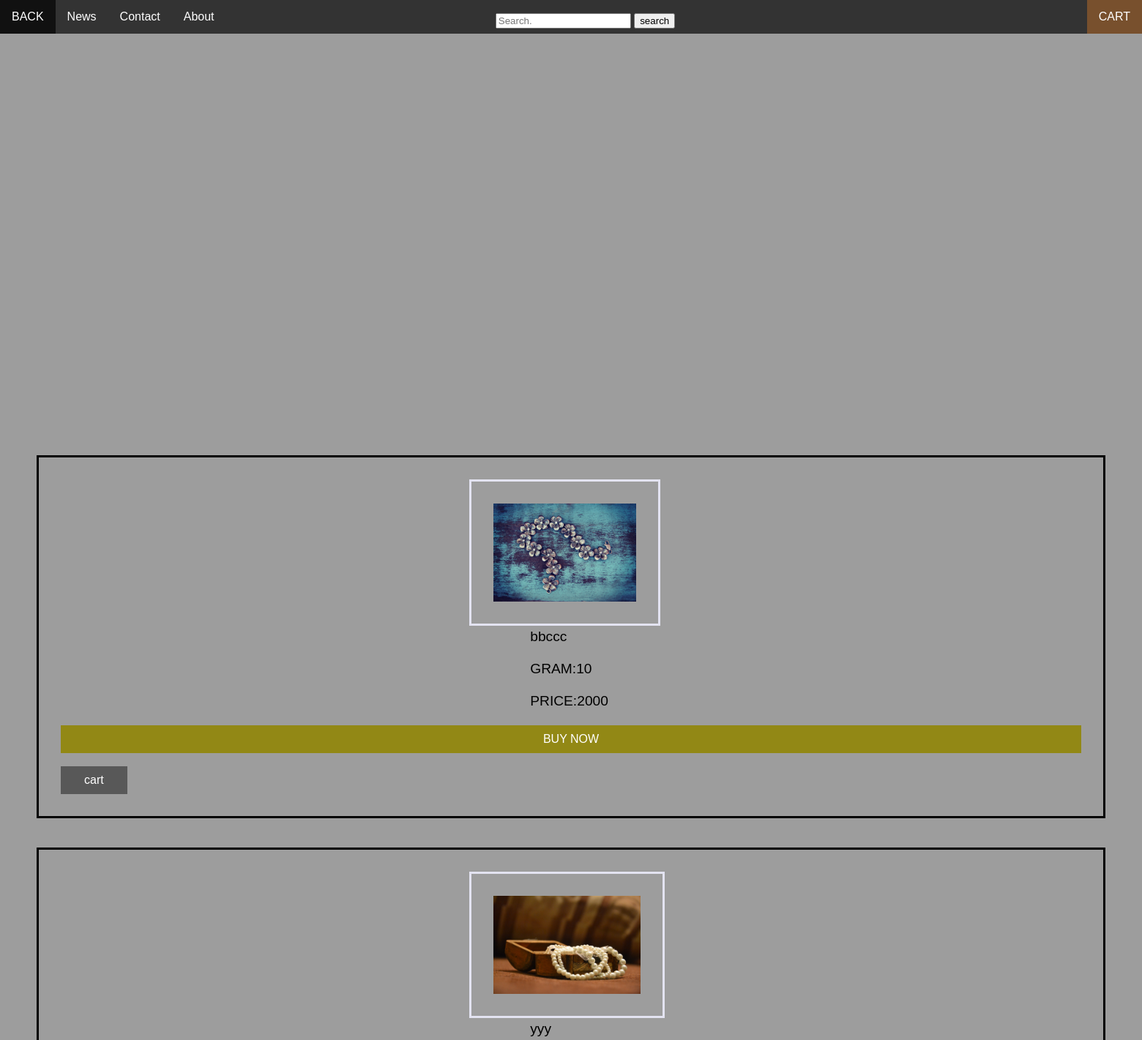
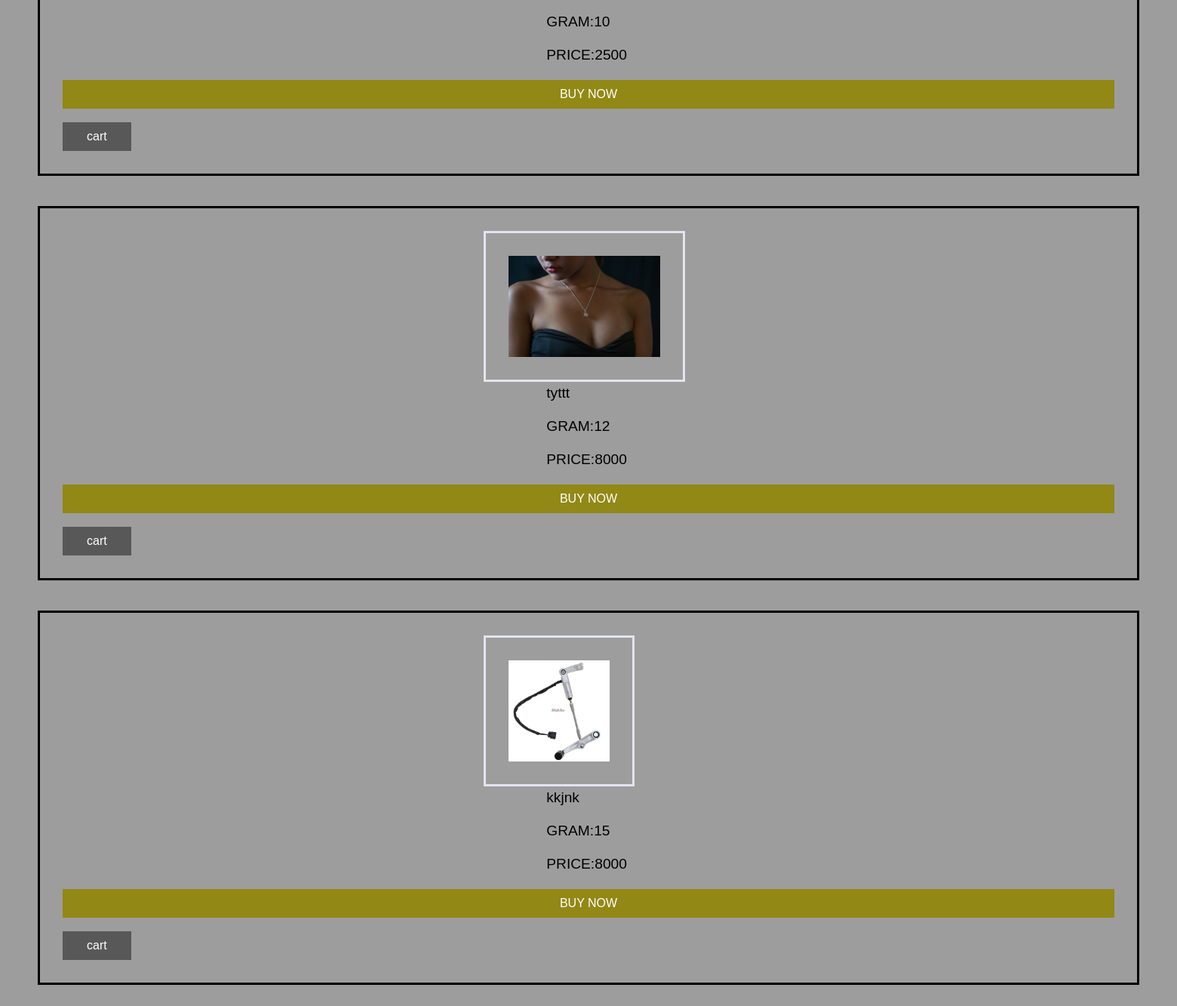
Page /show/ (signed in) on the committed database (2 pictures, top to bottom).
### myapp/models.py (models this page shows)
class jew(models.Model):
    name=models.CharField(max_length=200,null=True)
    price=models.CharField(max_length=200,null=True)
    gram=models.IntegerField(null=True)
    image = models.ImageField(null=True,blank=True,upload_to ="images/")
    mod = models.CharField(max_length=6, choices=COLOR_CHOICES, default='CHAIN')

### myapp/views.py (the view)
# urls.py: path("show/",views.show,name="show"),
def show(request):
  if request.method == "POST":
       customer = request.POST.get('customer')
       orid = request.POST.get('orid')
       name = request.POST.get('name')
       image = request.POST.get('image')
       cartitem(customer=customer,orid=orid,image=image,name=name).save()
  id=request.session['id']
  cr = jew.objects.all()
  return render(request,'show.html',{'id':id,'cr':cr})

### templates/show.html (shortened to what this page needs)
    <!DOCTYPE html>
<html>
<head>
</head>
<body>
  <ul>
    <li><a class="activea" href="http://127.0.0.1:8000/">BACK</a></li>
    <li><a href="#news">News</a></li>
    <li><a href="#contact">Contact</a></li>
    <li><a href="#about">About</a></li>
    <li style="float:right"><a class="active" href="{% url 'cart' id %}">CART</a></li><br>
     <li> <form action="{% url 'search' %}" method = "get">
        <input type="text" placeholder="Search." name="search">
        <button type="submit">search</button>
      </form></li>
  </ul>
{% for i in cr %}
  <div class="cen">
    <img src="{{ i.image.url }}" alt=''  onclick="myFunction(this);"><br>
             <label>    {{ i.name}}<br> <br></label>
             <label>GRAM:{{ i.gram}}<br><br></label>
             <label>PRICE:{{ i.price}}<br><br></label>
            <a href="{% url 'buy' i.id %}" class="buy">BUY NOW</a><br>
             <input type="submit" class = "buya" value="cart">
  </div>
{% endfor %}
</body>
</html>

### templates/show.html (style rules this page uses)
* { box-sizing: border-box; }
body { background-color: rgb(157, 157, 157); margin: 0; font-family: Arial; }
.cen { justify-content: center; margin: 40px 50px; border: 3px solid rgb(0, 0, 0); padding: 30px; }
.buy { background-color: #928815; border: none; color: white; padding: 10px 32px; text-align: center; text-decoration: none; display: inline-block; font-size: 16px; height: 100; justify-content: center; display: flex; }
.buya { background-color: #00000070; border: none; color: white; padding: 10px 32px; text-align: center; text-decoration: none; display: inline-block; font-size: 16px; height: 100; justify-content: center; display: flex; }
img { position: relative; left: 40%; height: 200px; border: 3px solid rgb(227, 227, 241); padding: 30px; }
label { position: relative; left: 46%; text-align:center; font-size:1.2em; }
form { position: relative; left: 150%; }
ul { list-style-type: none; margin: 0; padding: 0; overflow: hidden; background-color: #333; }
li { float: left; }
li a { display: block; color: white; text-align: center; padding: 14px 16px; text-decoration: none; }
.active { background-color: #cf752771; }
.activea { background-color: #c186287a; }

### rows in the picture
jew: image (picture), name "bbccc", gram "10", price "2000"
jew: image (picture), name "yyy", gram "10", price "2500"
jew: image (picture), name "tyttt", gram "12", price "8000"
jew: image (picture), name "kkjnk", gram "15", price "8000"
